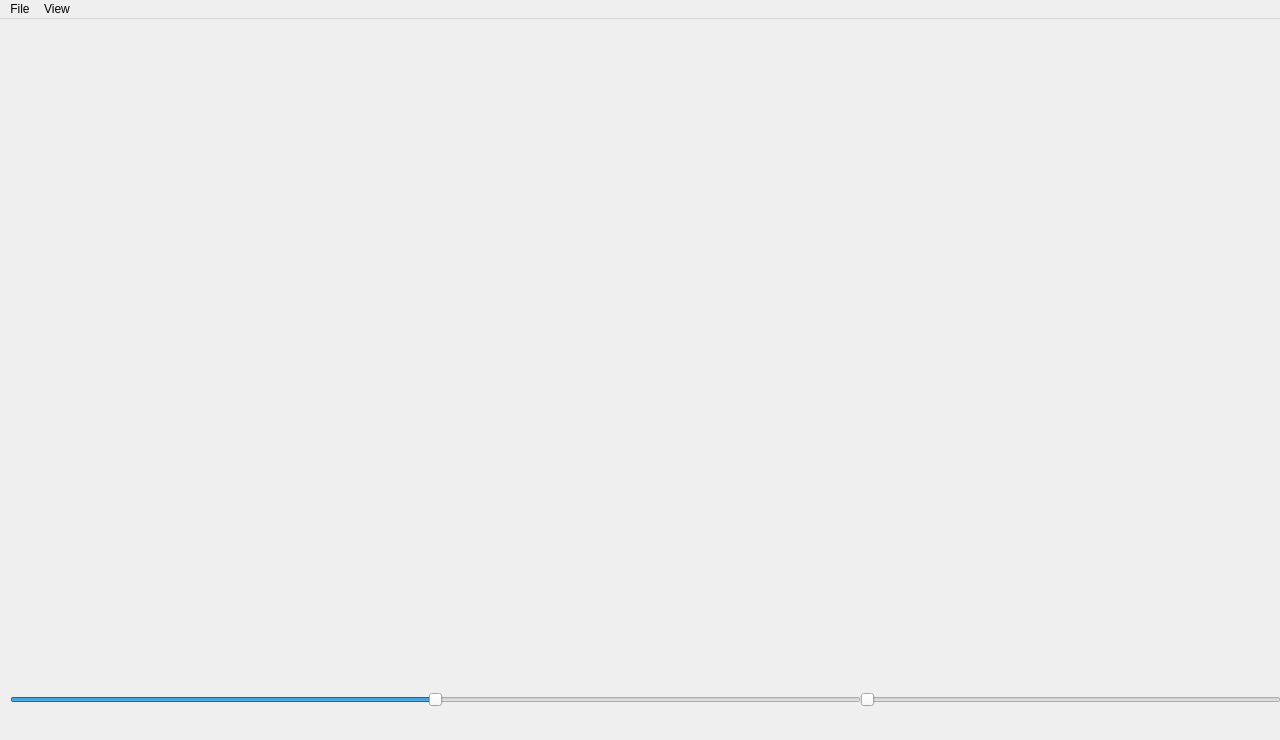
<?xml version="1.0" encoding="UTF-8"?>
<ui version="4.0">
 <class>MainWindow</class>
 <widget class="QMainWindow" name="MainWindow">
  <property name="geometry">
   <rect>
    <x>0</x>
    <y>0</y>
    <width>1280</width>
    <height>740</height>
   </rect>
  </property>
  <property name="windowTitle">
   <string>MainWindow</string>
  </property>
  <widget class="QWidget" name="centralwidget">
   <widget class="QSlider" name="horizontalSlider">
    <property name="geometry">
     <rect>
      <x>10</x>
      <y>670</y>
      <width>851</width>
      <height>22</height>
     </rect>
    </property>
    <property name="maximum">
     <number>100</number>
    </property>
    <property name="pageStep">
     <number>1</number>
    </property>
    <property name="value">
     <number>50</number>
    </property>
    <property name="orientation">
     <enum>Qt::Horizontal</enum>
    </property>
   </widget>
   <widget class="QLabel" name="label_3">
    <property name="geometry">
     <rect>
      <x>0</x>
      <y>0</y>
      <width>441</width>
      <height>720</height>
     </rect>
    </property>
    <property name="text">
     <string/>
    </property>
    <property name="pixmap">
     <pixmap>../../../../../../Liminal Joe/Lighting/CathedralLightingUpdate.png</pixmap>
    </property>
   </widget>
   <widget class="QLabel" name="label_4">
    <property name="geometry">
     <rect>
      <x>859</x>
      <y>0</y>
      <width>421</width>
      <height>720</height>
     </rect>
    </property>
    <property name="text">
     <string/>
    </property>
    <property name="pixmap">
     <pixmap>../../../../../../Liminal Joe/Lighting/CathedralLightingUpdate.png</pixmap>
    </property>
    <property name="alignment">
     <set>Qt::AlignRight|Qt::AlignTrailing|Qt::AlignVCenter</set>
    </property>
   </widget>
   <widget class="QLabel" name="label_5">
    <property name="geometry">
     <rect>
      <x>440</x>
      <y>0</y>
      <width>421</width>
      <height>720</height>
     </rect>
    </property>
    <property name="text">
     <string/>
    </property>
    <property name="pixmap">
     <pixmap>../../../../../../Liminal Joe/Lighting/CathedralLightingUpdate.png</pixmap>
    </property>
    <property name="alignment">
     <set>Qt::AlignCenter</set>
    </property>
   </widget>
   <widget class="QSlider" name="horizontalSlider_2">
    <property name="geometry">
     <rect>
      <x>860</x>
      <y>670</y>
      <width>421</width>
      <height>22</height>
     </rect>
    </property>
    <property name="maximum">
     <number>100</number>
    </property>
    <property name="pageStep">
     <number>1</number>
    </property>
    <property name="value">
     <number>0</number>
    </property>
    <property name="orientation">
     <enum>Qt::Horizontal</enum>
    </property>
   </widget>
   <zorder>label_3</zorder>
   <zorder>label_4</zorder>
   <zorder>label_5</zorder>
   <zorder>horizontalSlider</zorder>
   <zorder>horizontalSlider_2</zorder>
  </widget>
  <widget class="QMenuBar" name="menubar">
   <property name="geometry">
    <rect>
     <x>0</x>
     <y>0</y>
     <width>1280</width>
     <height>21</height>
    </rect>
   </property>
   <widget class="QMenu" name="menuFile">
    <property name="title">
     <string>File</string>
    </property>
    <addaction name="actionSave"/>
    <addaction name="actionExit"/>
   </widget>
   <widget class="QMenu" name="menuEdit">
    <property name="title">
     <string>View</string>
    </property>
    <addaction name="actionClear"/>
    <addaction name="separator"/>
    <addaction name="actionAlbum_Mode"/>
    <addaction name="actionCompare_Mode"/>
   </widget>
   <addaction name="menuFile"/>
   <addaction name="menuEdit"/>
  </widget>
  <action name="actionExit">
   <property name="text">
    <string>Exit</string>
   </property>
  </action>
  <action name="actionSave">
   <property name="text">
    <string>Save</string>
   </property>
  </action>
  <action name="actionClear">
   <property name="text">
    <string>Clear</string>
   </property>
  </action>
  <action name="actionAlbum_Mode">
   <property name="text">
    <string>Album Mode</string>
   </property>
  </action>
  <action name="actionCompare_Mode">
   <property name="text">
    <string>Compare Mode</string>
   </property>
  </action>
 </widget>
 <resources/>
 <connections/>
</ui>
